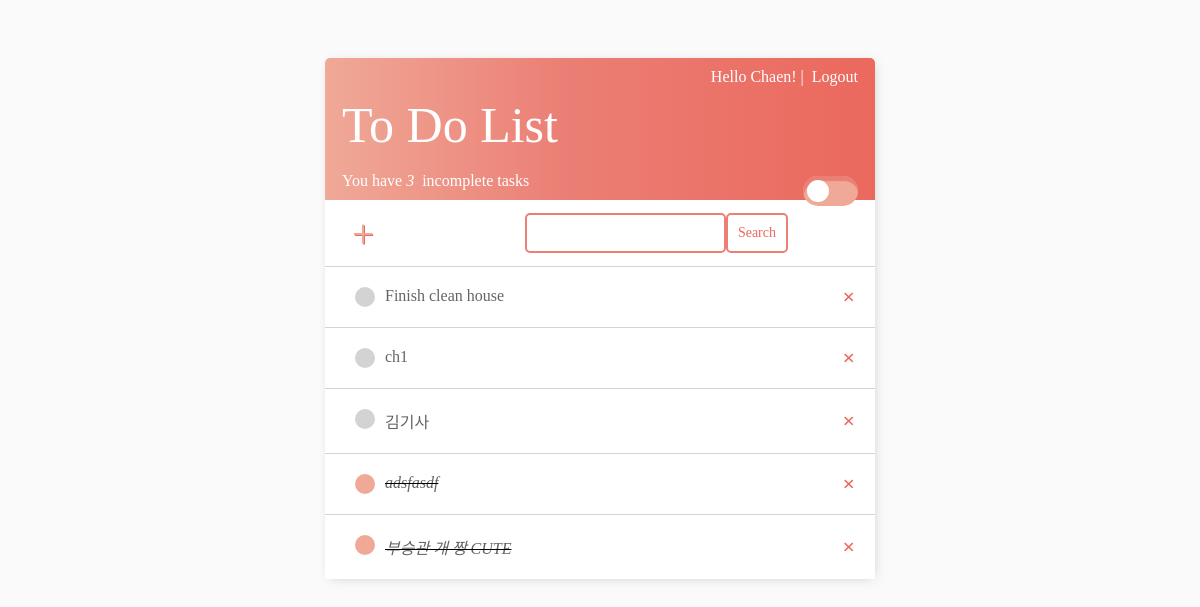
Page / (signed in) on the earlier database version.
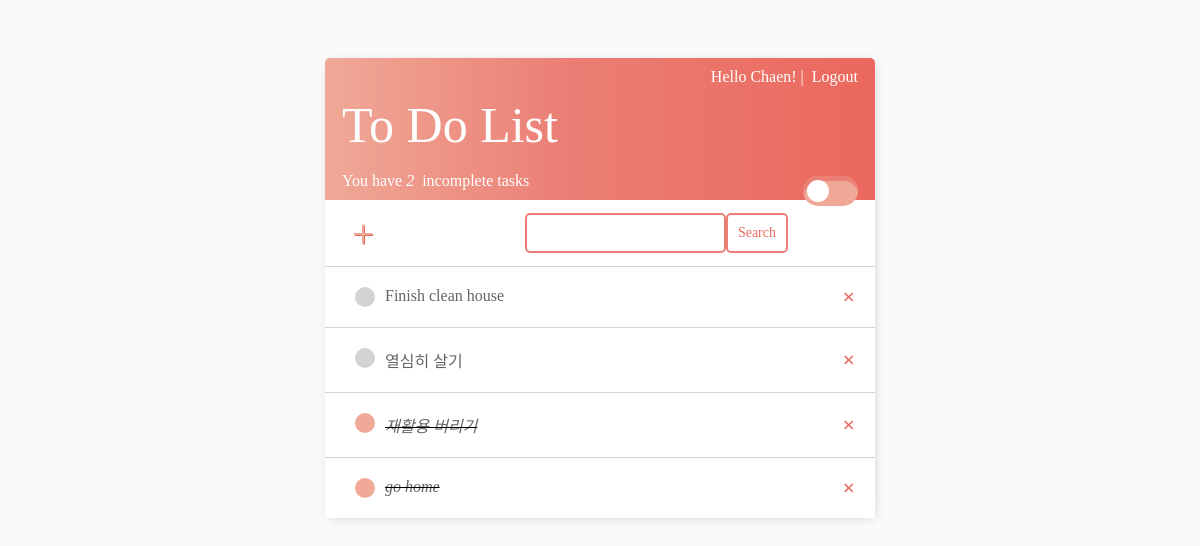
Same page on the later database version.
### base/models.py (models this page shows)
class Task(models.Model):
    user = models.ForeignKey(User, on_delete=models.CASCADE, null=True, blank=True)
    title = models.CharField(max_length=200) #할일의 제목. 리스트에 보여지는 글자
    description = models.TextField(null=True, blank=True)
    complete = models.BooleanField(default=False) #할일 완료시 True
    create = models.DateTimeField(auto_now_add=True)
    def __str__(self):
        return self.title
    class Meta:
        ordering = ['complete']

### base/views.py (the view)
# urls.py: path('', TaskList.as_view(), name='tasks'),
class TaskList(LoginRequiredMixin, ListView):
    model = Task
    context_object_name = 'tasks'
    def get_context_data(self, **kwargs):
        context = super().get_context_data(**kwargs)
        context['tasks'] = context['tasks'].filter(user=self.request.user) #다른사람꺼 못보게
        context['count'] = context['tasks'].filter(complete=False).count() #complete되지않은 task개수 count해줌
        search_input = self.request.GET.get('search-area') or ''
        if search_input:
            context['tasks'] = context['tasks'].filter(
                title__icontains=search_input) #검색 설정. icontains(~포함)대신 startswith(~로 시작하는) 가능
        context['search_input'] = search_input
        return context

### base/templates/base/task_list.html (shortened to what this page needs)
{% extends 'base/main.html' %}
{% block content %}
<div class="header-bar">
    {% if request.user.is_authenticated %}
        <a style="float:right; margin-right:7px;" href="{% url 'logout' %}">&nbsp Logout</a>
        <a style="float:right;">Hello {{request.user|title}}!&nbsp|</a>
    {% else %}
        <a style="float:right; margin-right:7px;" href="{% url 'login' %}">Login</a>
    {% endif %}
    <div>
        <p style="margin: 5px;">&nbsp</p>
        <a style="margin-top: 50px; font-size: 50px; margin-left: 7px;" href="{% url 'tasks' %}">To Do List</a>
        <label class="switch-button" style="float:right; margin-right:7px; margin-top: 80px;">
            <input type="checkbox" onclick="toggleTheme()" /> <span class="toggle-switch"></span>
        </label>
        <p style="margin: 0px;">&nbsp</p>
        <a style="margin-top: 22px; margin-bottom: 0px; margin-left: 7px;">
            You have <i>{{ count }}</i>&nbsp incomplete task{{ count|pluralize:"s" }} </a>
    </div>
</div>
<div id="search-add-wrapper">
    <a style="margin-left: 7px;" id="add-link" href="{% url 'task-create'  %}">&#x2b;</a>
    <form method="GET" style="margin-top: 13px; margin-bottom: 13px; display: flex;">
        <input type='text' name='search-area' value="{{search_input}}">
        <input class= "button" type="submit" value='Search'>
    </form>
</div>
<div class="task-items-wrapper">
    {% for task in tasks %}
        <div class="task-wrapper">
            {% if task.complete %}
                <div class="task-title">
                    <a href="{% url 'uncross' task.id %}"><div class="task-complete-icon"></div></a>
                    <i><s><a href="{% url 'task-update' task.id %}">{{task}}</a></s></i>
                </div>
                <a class="delete-link" href="{% url 'task-delete' task.id %}">&#215;</a>
            {% else %}
                <div class="task-title">
                    <a href="{% url 'crossOff' task.id %}"><div class="task-incomplete-icon"></div></a>
                    <a href="{% url 'task-update' task.id %}">{{task}}</a>
                </div>
                <a class="delete-link" href="{% url 'task-delete' task.id %}">&#215;</a>
            {% endif %}
        </div>
    {% empty %}
        <h3>No items in list</h3>
    {% endfor %}
</div>
{% endblock content %}

### base/templates/base/main.html (shortened to what this page needs)
<!DOCTYPE html>
<html>
<head>
</head>
<body>
    <div class = "container">
        {% block content %}
        {% endblock content %}
    </div>
</body>
</html>

### base/templates/base/main.html (style rules this page uses)
body { background-color: #FAFAFA; font-family: 'CookieRun-Regular'; padding-top: 50px; }
p { color: var(--text-color) }
.container { max-width: 550px; margin: auto; background-color: var(--background-color); -webkit-box-shadow: 2px 2px 13px -4px rgba(0,0,0,0.21); box-shadow: 2px 2px 13px -4px rgba(0,0,0,0.21); border-radius: 6px 6px 0 0; }
.header-bar { color: var(--background-color); padding: 10px; border-radius: 5px 5px 0 0; background: linear-gradient(90deg, var(--base-color) 0%, var(--middle-color) 43%, var(--point-color) 100%); }
.header-bar a { color: var(--title-color); text-decoration: none; }
.switch-button { position: relative; display: inline-block; width: 55px; height: 20px; }
.toggle-switch { position: absolute; cursor: pointer; top: 0; left: 0; right: 0; bottom: 0; border-radius:20px; background-color: var(--base-color); box-shadow: inset 1px 5px 1px var(--middle-color); }
.toggle-switch:before { position: absolute; content: ""; height: 22px; width: 22px; border-radius:20px; left: var(--switch-loca); bottom: 4px; background-color: white; background-image: var(--switch-img); background-size: contain; -webkit-transition: .5s; transition: .4s; }
.theme-light { --base-color: #f0a997; --middle-color: #eb7f75; --point-color: #eb685d; --background-color: white; --text-color: rgb(100, 100, 100); --title-color: white; --mono-color: rgb(211, 211, 211); --switch-img: url("https://cdn-icons-png.flaticon.com/512/831/831682.png"); --switch-loca: 4px; }
.task-wrapper { display: flex; align-items: center; justify-content: space-between; padding: 20px; background-color: var(--background-color); border-top: 1px solid var(--mono-color); }
.task-title { display: flex; }
.task-title a { text-decoration: none; color: var(--text-color); margin-left: 10px; }
.task-complete-icon { height: 20px; width: 20px; background-color: var(--base-color); border-radius: 50%; }
.task-incomplete-icon { height: 20px; width: 20px; background-color: var(--mono-color); border-radius: 50%; }
.delete-link { text-decoration: none; font-weight: 900; color: var(--point-color); font-size: 22px; line-height: 0; }
#search-add-wrapper { display: flex; align-items: center; justify-content: space-between; padding-left: 20px; padding-right: 15px; }
#add-link { text-decoration: none; color: var(--base-color); font-size: 39px; text-shadow: 1px 1px var(--point-color); }
input[type=text], input[type=password], textarea { border: 2px solid var(--middle-color); border-radius: 5px; padding: 10px; width: 90%; background-color: var(--background-color); color: var(--text-color); }
label { padding-top: 10px; display: block; color: var(--text-color); }
.button { border: 2px solid var(--middle-color); background-color: var(--background-color); color: var(--point-color); padding: 10px; font-size: 14px; border-radius: 5px; cursor: pointer; text-decoration: none; font-family: 'CookieRun-Regular'; }

Differences in the rows shown:
removed Task: title "ch1"
removed Task: title "부승관 개 짱 CUTE"
changed Task: complete True → False (drawn); title "adsfasdf" → "열심히 살기"; moves up the list
changed Task: complete False → True (drawn); title "김기사" → "재활용 버리기"
added Task: title "go home"
Other differences:
{{ count }}: "3" → "2"
